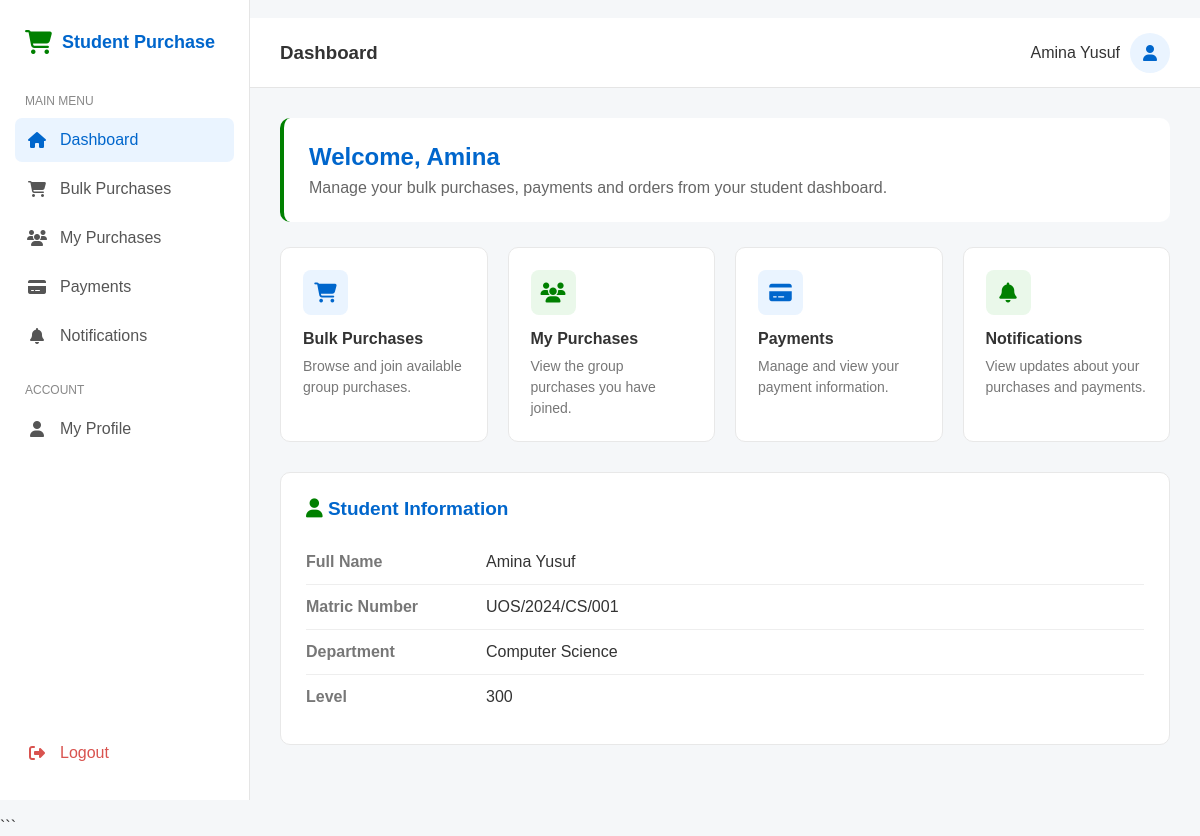
/student_bulk_purchase_system/student/dashboard.php (signed in), run on the app's committed database.
### tables this page shows
CREATE TABLE `students` (
  `student_id` int(11) NOT NULL,
  `user_id` int(11) NOT NULL,
  `first_name` varchar(100) NOT NULL,
  `last_name` varchar(100) NOT NULL,
  `matric_number` varchar(50) NOT NULL,
  `department` varchar(100) NOT NULL,
  `level` int(11) NOT NULL COMMENT 'Student level (100-600)',
  `phone_number` varchar(20) DEFAULT NULL,
  `created_at` timestamp NOT NULL DEFAULT current_timestamp()
);

### student_bulk_purchase_system/student/dashboard.php (the view, shortened to what this page needs)
<?php
require_once "../config/database.php";
$user_id = $_SESSION["user_id"];
$query = mysqli_prepare(
    $conn,
    "SELECT first_name, last_name, matric_number, department, level
     FROM students
     WHERE user_id = ?
     LIMIT 1"
);
mysqli_stmt_bind_param($query, "i", $user_id);
mysqli_stmt_execute($query);
$result = mysqli_stmt_get_result($query);
$student = mysqli_fetch_assoc($result);
?>
<!DOCTYPE html>
<html lang="en">
<head>
    <link
        rel="stylesheet"
        href="https://cdnjs.cloudflare.com/ajax/libs/font-awesome/6.5.2/css/all.min.css"
    >
</head>
<body>
    <aside class="sidebar">
        <div class="logo">
            <i class="fa-solid fa-cart-shopping"></i>
            <h2>Student Purchase</h2>
        </div>
        <div class="menu-title">
            Main Menu
        </div>
        <a href="dashboard.php" class="active">
            <i class="fa-solid fa-house"></i>
            <span>Dashboard</span>
        </a>
        <a href="bulk_purchases.php">
            <i class="fa-solid fa-cart-shopping"></i>
            <span>Bulk Purchases</span>
        </a>
        <a href="my_participations.php">
            <i class="fa-solid fa-users"></i>
            <span>My Purchases</span>
        </a>
        <a href="payment_history.php">
            <i class="fa-solid fa-credit-card"></i>
            <span>Payments</span>
        </a>
        <a href="notifications.php">
            <i class="fa-solid fa-bell"></i>
            <span>Notifications</span>
        </a>
        <div class="menu-title" style="margin-top: 25px;">
            Account
        </div>
        <a href="profile.php">
            <i class="fa-solid fa-user"></i>
            <span>My Profile</span>
        </a>
        <a href="../auth/logout.php" class="logout">
            <i class="fa-solid fa-right-from-bracket"></i>
            <span>Logout</span>
        </a>
    </aside>
    <main class="main">
        <header class="topbar">
            <h3>Dashboard</h3>
            <div class="user-info">
                <span>
                    <?php
                    echo htmlspecialchars(
                        $student["first_name"] . " " . $student["last_name"]
                    );
                    ?>
                </span>
                <div class="user-icon">
                    <i class="fa-solid fa-user"></i>
                </div>
            </div>
        </header>
        <section class="content">
            <div class="welcome">
                <h1>
                    Welcome,
                    <?php echo htmlspecialchars($student["first_name"]); ?>
                </h1>
                <p>
                    Manage your bulk purchases, payments and orders
                    from your student dashboard.
                </p>
            </div>
            <div class="cards">
                <div class="card">
                    <div class="card-icon blue">
                        <i class="fa-solid fa-cart-shopping"></i>
                    </div>
                    <h3>Bulk Purchases</h3>
                    <p>
                        Browse and join available group purchases.
                    </p>
                </div>
                <div class="card">
                    <div class="card-icon green">
                        <i class="fa-solid fa-users"></i>
                    </div>
                    <h3>My Purchases</h3>
                    <p>
                        View the group purchases you have joined.
                    </p>
                </div>
                <div class="card">
                    <div class="card-icon blue">
                        <i class="fa-solid fa-credit-card"></i>
                    </div>
                    <h3>Payments</h3>
                    <p>
                        Manage and view your payment information.
                    </p>
                </div>
                <div class="card">
                    <div class="card-icon green">
                        <i class="fa-solid fa-bell"></i>
                    </div>
                    <h3>Notifications</h3>
                    <p>
                        View updates about your purchases and payments.
                    </p>
                </div>
            </div>
            <div class="information">
                <div class="information-header">
                    <h2>
                        <i class="fa-solid fa-user"></i>
                        Student Information
                    </h2>
                </div>
                <div class="info-row">
                    <div class="info-label">
                        Full Name
                    </div>
                    <div class="info-value">
                        <?php
                        echo htmlspecialchars(
                            $student["first_name"] . " " .
                            $student["last_name"]
                        );
                        ?>
                    </div>
                </div>
                <div class="info-row">
                    <div class="info-label">
                        Matric Number
                    </div>
                    <div class="info-value">
                        <?php
                        echo htmlspecialchars(
                            $student["matric_number"]
                        );
                        ?>
                    </div>
                </div>
                <div class="info-row">
                    <div class="info-label">
                        Department
                    </div>
                    <div class="info-value">
                        <?php
                        echo htmlspecialchars(
                            $student["department"]
                        );
                        ?>
                    </div>
                </div>
                <div class="info-row">
                    <div class="info-label">
                        Level
                    </div>
                    <div class="info-value">
                        <?php
                        echo htmlspecialchars(
                            $student["level"]
                        );
                        ?>
                    </div>
                </div>
            </div>
        </section>
    </main>
</body>
</html>

### student_bulk_purchase_system/student/dashboard.php (style rules this page uses)
* { box-sizing: border-box; margin: 0; padding: 0; }
body { font-family: Arial, sans-serif; background: #f5f7f9; color: #333; }
.sidebar { position: fixed; left: 0; top: 0; width: 250px; height: 100vh; background: #ffffff; border-right: 1px solid #e5e5e5; padding: 20px 15px; }
.logo { display: flex; align-items: center; gap: 10px; padding: 10px; margin-bottom: 30px; color: #0066cc; }
.logo i { font-size: 24px; color: #008000; }
.logo h2 { font-size: 18px; }
.menu-title { font-size: 12px; color: #888; padding: 0 10px; margin-bottom: 10px; text-transform: uppercase; }
.sidebar a { display: flex; align-items: center; gap: 13px; padding: 13px 12px; margin-bottom: 5px; text-decoration: none; color: #555; border-radius: 7px; transition: 0.2s; }
.sidebar a i { width: 20px; text-align: center; }
.sidebar a:hover, .sidebar a.active { background: #eaf4ff; color: #0066cc; }
.sidebar .logout { position: absolute; bottom: 20px; left: 15px; right: 15px; color: #d9534f; }
.main { margin-left: 250px; min-height: 100vh; }
.topbar { height: 70px; background: #ffffff; border-bottom: 1px solid #e5e5e5; display: flex; align-items: center; justify-content: space-between; padding: 0 30px; }
.topbar h3 { color: #333; }
.user-info { display: flex; align-items: center; gap: 10px; }
.user-icon { width: 40px; height: 40px; background: #eaf4ff; color: #0066cc; border-radius: 50%; display: flex; justify-content: center; align-items: center; }
.content { padding: 30px; }
.welcome { background: #ffffff; padding: 25px; border-radius: 10px; margin-bottom: 25px; border-left: 4px solid #008000; }
.welcome h1 { color: #0066cc; font-size: 24px; margin-bottom: 8px; }
.welcome p { color: #666; }
.cards { display: grid; grid-template-columns: repeat(4, 1fr); gap: 20px; margin-bottom: 30px; }
.card { background: #ffffff; padding: 22px; border-radius: 10px; border: 1px solid #e8e8e8; }
.card-icon { width: 45px; height: 45px; border-radius: 8px; display: flex; align-items: center; justify-content: center; margin-bottom: 15px; font-size: 20px; }
.blue { background: #eaf4ff; color: #0066cc; }
.green { background: #eaf8ea; color: #008000; }
.card h3 { font-size: 16px; margin-bottom: 8px; }
.card p { color: #777; font-size: 14px; line-height: 1.5; }
.information { background: #ffffff; border-radius: 10px; padding: 25px; border: 1px solid #e8e8e8; }
.information-header { display: flex; justify-content: space-between; align-items: center; margin-bottom: 20px; }
.information-header h2 { color: #0066cc; font-size: 19px; }
.information-header i { color: #008000; }
.info-row { display: flex; padding: 13px 0; border-bottom: 1px solid #eeeeee; }
.info-row:last-child { border-bottom: none; }
.info-label { width: 180px; color: #777; font-weight: bold; }
.info-value { color: #333; }

### data on the page
students: first_name+last_name "Amina Yusuf", first_name "Amina", matric_number "UOS/2024/CS/001", department "Computer Science", level "300"
